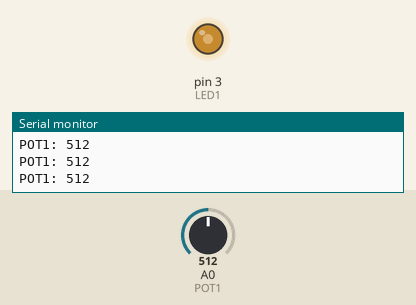
A sketch run on a simulated Arduino Uno, built with avr-gcc and run on an emulated ATmega328P. On the bench: output pins drawn as LEDs (lit = HIGH), the last lines printed to the serial monitor. The test bench sets the inputs (shaded band); at power-on: A0 (POT1) = 512.

Above: at 1.2 s.
1.3 s: A0 (POT1) set to 716
At 2.1 s:
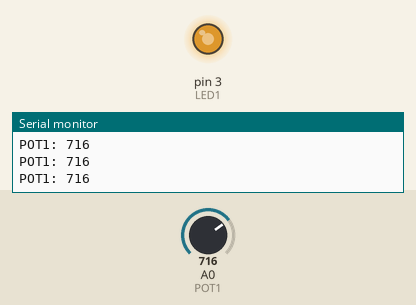
2.8 s: A0 (POT1) set to 900
At 3.1 s:
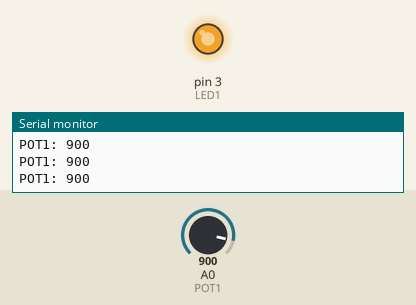
4.3 s: A0 (POT1) set to 122
At 5.4 s:
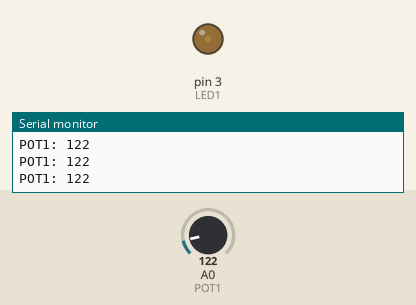
5.8 s: A0 (POT1) set to 105
At 6.5 s:
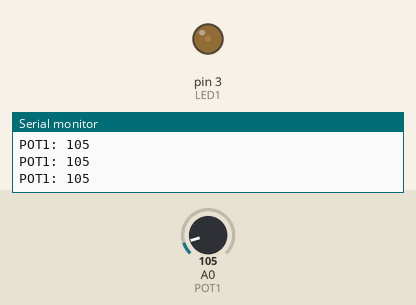
8.8 s: A0 (POT1) set to 94
At 9.1 s:
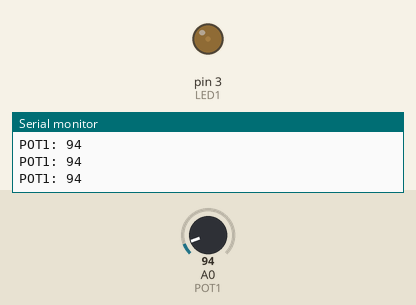
10.3 s: A0 (POT1) set to 11
At 11.4 s:
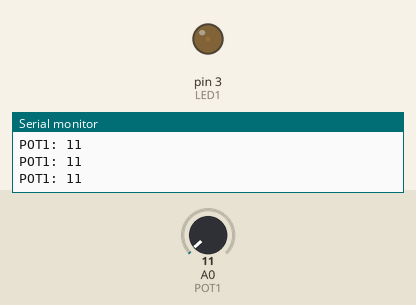
11.8 s: A0 (POT1) set to 8
Timing chart, 0 to 14.3 s (numbered marks = the images above; inputs shaded):
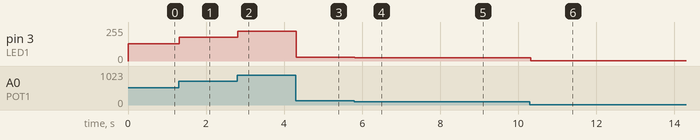

The sketch:

Potentiometer.ino
```cpp
#define POT1 A0
#define LED1 3

int aValue;
char LEDValue;

void setup() {
  pinMode(LED1, OUTPUT);
  Serial.begin(9600);
}

void loop() {
  aValue = analogRead(POT1);
  LEDValue = aValue/4;
  Serial.print("POT1: ");
  Serial.println(aValue);
  analogWrite(LED1, LEDValue);
}
```

Measured:
- after the input at 1.3 s, pin 3 (LED1): 128/255 → 179/255 at once
- after the input at 2.8 s, pin 3 (LED1): 179/255 → 225/255 at once
- after the input at 4.3 s, pin 3 (LED1): 225/255 → 30/255 at once
- after the input at 5.8 s, pin 3 (LED1): 30/255 → 26/255 at once
- after the input at 8.8 s, pin 3 (LED1): 26/255 → 23/255 at once
- after the input at 10.3 s, pin 3 (LED1): 23/255 → 2/255 at once
